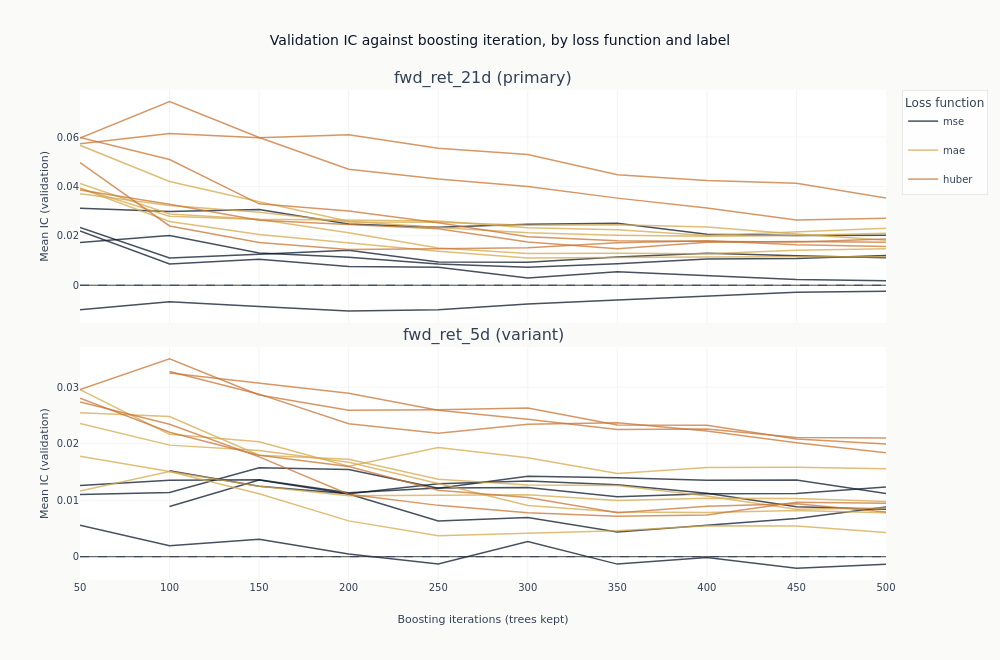

The code cell stored with this chart in its notebook:
### Markdown cell above
### What more trees do

Each line traces one configuration's out-of-sample IC as trees are added to it. This is the
figure the checkpoint dimension exists to produce, and it separates two things a single
end-of-training number cannot.

A line that rises and then falls has an interior optimum: the model was still learning, then
began fitting the training window at the expense of the validation folds. A line that wanders
without trend around zero never had anything to learn in the first place, and its highest point
is wherever the noise happened to peak. The difference matters, because both produce a
respectable-looking maximum.

One panel per label, because a horizon that has something to learn and one that does not would
be averaged into a single indistinct band if they shared axes.

### Code cell
curves = catalog.filter("full_coverage").sort("label", "config_name", "checkpoint_value")
objectives = {"mse": COLORS["blue"], "mae": COLORS["amber"], "huber": COLORS["copper"]}


def objective_of(name: str) -> str:
    """Read the loss function out of a declared configuration name."""
    match = next((key for key in objectives if name.endswith(key)), None)
    if match is None:
        raise ValueError(f"{name!r} does not end in a declared objective: {sorted(objectives)}")
    return match


fig_curves = make_subplots(
    rows=len(panel_labels),
    cols=1,
    shared_xaxes=True,
    vertical_spacing=0.05,
    subplot_titles=[
        f"{label} ({'primary' if label == primary else 'variant'})" for label in panel_labels
    ],
)
for row, label in enumerate(panel_labels, start=1):
    panel = curves.filter(pl.col("label") == label)
    for objective, color in objectives.items():
        members = [
            name
            for name in panel.get_column("config_name").unique(maintain_order=True)
            if objective_of(name) == objective
        ]
        for index, config_name in enumerate(members):
            series = panel.filter(pl.col("config_name") == config_name)
            fig_curves.add_trace(
                go.Scatter(
                    x=series.get_column("checkpoint_value").to_list(),
                    y=series.get_column("ic_mean").to_list(),
                    mode="lines",
                    name=objective,
                    legendgroup=objective,
                    # One legend entry per loss function, not per configuration: the colour is
                    # the claim, and thirty named lines would bury it.
                    showlegend=row == 1 and index == 0,
                    line=dict(color=color, width=1.5),
                    opacity=0.75,
                ),
                row=row,
                col=1,
            )
    fig_curves.add_hline(
        y=0, line_width=1, line_dash="dash", line_color=COLORS["neutral"], row=row, col=1
    )
    fig_curves.update_yaxes(title_text="Mean IC (validation)", row=row, col=1)
fig_curves.update_xaxes(title_text="Boosting iterations (trees kept)", row=len(panel_labels), col=1)
fig_curves.update_layout(
    title="Validation IC against boosting iteration, by loss function and label",
    height=330 * len(panel_labels),
    width=1000,
    margin=dict(t=90),
    legend=dict(title_text="Loss function"),
)
# Where each panel sits and how many of its lines dip below zero are facts about the frame, so
# the alt text reads them rather than asserting them. A description written once and left alone
# would go stale the first time the fits move.
panel_facts = (
    curves.group_by("label")
    .agg(
        lowest=pl.col("ic_mean").min(),
        highest=pl.col("ic_mean").max(),
        total=pl.col("config_name").n_unique(),
        below=pl.col("config_name").filter(pl.col("ic_mean") < 0).n_unique(),
    )
    .to_dicts()
)
panel_facts = {row["label"]: row for row in panel_facts}
panel_text = ". ".join(
    "The {} panel spans {:+.3f} to {:+.3f}, with {} of its {} lines dipping below zero at some "
    "checkpoint".format(
        label,
        panel_facts[label]["lowest"],
        panel_facts[label]["highest"],
        panel_facts[label]["below"],
        panel_facts[label]["total"],
    )
    for label in panel_labels
)
show_plotly_with_alt(
    fig_curves,
    "Line charts of mean validation information coefficient against boosting iteration, one line "
    "per configuration, coloured by loss function: dark navy for squared error, gold for absolute "
    "error, copper for Huber. One panel per label, each with its own vertical scale and a dashed "
    f"zero line. {panel_text}.",
)

### Figure 1 — Plotly figure (JSON) as saved in the notebook; plotly's stock layout.template omitted (floating-point values rounded to 4 significant figures)
{"data": [{"legendgroup": "mse", "line": {"color": "#0a1628", "width": 1.5}, "mode": "lines", "name": "mse", "opacity": 0.75, "showlegend": true, "type": "scatter", "x": [50, 100, 150, 200, 250, 300, 350, 400, 450, 500], "xaxis": "x", "y": [0.02199, 0.008627, 0.01055, 0.00756, 0.007284, 0.002945, 0.005424, 0.003785, 0.002293, 0.001803], "yaxis": "y"}, {"legendgroup": "mse", "line": {"color": "#0a1628", "width": 1.5}, "mode": "lines", "name": "mse", "opacity": 0.75, "showlegend": false, "type": "scatter", "x": [50, 100, 150, 200, 250, 300, 350, 400, 450, 500], "xaxis": "x", "y": [0.02337, 0.01102, 0.01252, 0.01418, 0.009386, 0.009296, 0.01145, 0.01294, 0.01191, 0.01111], "yaxis": "y"}, {"legendgroup": "mse", "line": {"color": "#0a1628", "width": 1.5}, "mode": "lines", "name": "mse", "opacity": 0.75, "showlegend": false, "type": "scatter", "x": [50, 100, 150, 200, 250, 300, 350, 400, 450, 500], "xaxis": "x", "y": [0.01728, 0.02012, 0.01302, 0.01129, 0.008572, 0.007248, 0.008707, 0.0106, 0.01082, 0.01199], "yaxis": "y"}, {"legendgroup": "mse", "line": {"color": "#0a1628", "width": 1.5}, "mode": "lines", "name": "mse", "opacity": 0.75, "showlegend": false, "type": "scatter", "x": [50, 100, 150, 200, 250, 300, 350, 400, 450, 500], "xaxis": "x", "y": [-0.009951, -0.006671, -0.008632, -0.01048, -0.009971, -0.007641, -0.00601, -0.00446, -0.002826, -0.002487], "yaxis": "y"}, {"legendgroup": "mse", "line": {"color": "#0a1628", "width": 1.5}, "mode": "lines", "name": "mse", "opacity": 0.75, "showlegend": false, "type": "scatter", "x": [50, 100, 150, 200, 250, 300, 350, 400, 450, 500], "xaxis": "x", "y": [0.03118, 0.02988, 0.03069, 0.02479, 0.02352, 0.02471, 0.02506, 0.02062, 0.02019, 0.02027], "yaxis": "y"}, {"legendgroup": "mae", "line": {"color": "#D4A84B", "width": 1.5}, "mode": "lines", "name": "mae", "opacity": 0.75, "showlegend": true, "type": "scatter", "x": [50, 100, 150, 200, 250, 300, 350, 400, 450, 500], "xaxis": "x", "y": [0.03707, 0.03233, 0.02959, 0.02563, 0.0255, 0.02425, 0.02447, 0.02353, 0.0207, 0.01819], "yaxis": "y"}, {"legendgroup": "mae", "line": {"color": "#D4A84B", "width": 1.5}, "mode": "lines", "name": "mae", "opacity": 0.75, "showlegend": false, "type": "scatter", "x": [50, 100, 150, 200, 250, 300, 350, 400, 450, 500], "xaxis": "x", "y": [0.04123, 0.02885, 0.02676, 0.02626, 0.02596, 0.0233, 0.02251, 0.02009, 0.02161, 0.02304], "yaxis": "y"}, {"legendgroup": "mae", "line": {"color": "#D4A84B", "width": 1.5}, "mode": "lines", "name": "mae", "opacity": 0.75, "showlegend": false, "type": "scatter", "x": [50, 100, 150, 200, 250, 300, 350, 400, 450, 500], "xaxis": "x", "y": [0.03928, 0.02791, 0.02665, 0.02125, 0.01512, 0.01282, 0.01292, 0.0127, 0.01421, 0.01475], "yaxis": "y"}, {"legendgroup": "mae", "line": {"color": "#D4A84B", "width": 1.5}, "mode": "lines", "name": "mae", "opacity": 0.75, "showlegend": false, "type": "scatter", "x": [50, 100, 150, 200, 250, 300, 350, 400, 450, 500], "xaxis": "x", "y": [0.03931, 0.02579, 0.02058, 0.01705, 0.01379, 0.01098, 0.01134, 0.01148, 0.01152, 0.01152], "yaxis": "y"}, {"legendgroup": "mae", "line": {"color": "#D4A84B", "width": 1.5}, "mode": "lines", "name": "mae", "opacity": 0.75, "showlegend": false, "type": "scatter", "x": [50, 100, 150, 200, 250, 300, 350, 400, 450, 500], "xaxis": "x", "y": [0.05665, 0.042, 0.03384, 0.02595, 0.02343, 0.02129, 0.0202, 0.01984, 0.02011, 0.021], "yaxis": "y"}, {"legendgroup": "huber", "line": {"color": "#C87533", "width": 1.5}, "mode": "lines", "name": "huber", "opacity": 0.75, "showlegend": true, "type": "scatter", "x": [50, 100, 150, 200, 250, 300, 350, 400, 450, 500], "xaxis": "x", "y": [0.04968, 0.02401, 0.01727, 0.01451, 0.01478, 0.01519, 0.01719, 0.01799, 0.01636, 0.01573], "yaxis": "y"}, {"legendgroup": "huber", "line": {"color": "#C87533", "width": 1.5}, "mode": "lines", "name": "huber", "opacity": 0.75, "showlegend": false, "type": "scatter", "x": [50, 100, 150, 200, 250, 300, 350, 400, 450, 500], "xaxis": "x", "y": [0.05961, 0.07434, 0.05984, 0.04696, 0.04301, 0.03994, 0.03527, 0.03123, 0.02645, 0.02715], "yaxis": "y"}, {"legendgroup": "huber", "line": {"color": "#C87533", "width": 1.5}, "mode": "lines", "name": "huber", "opacity": 0.75, "showlegend": false, "type": "scatter", "x": [50, 100, 150, 200, 250, 300, 350, 400, 450, 500], "xaxis": "x", "y": [0.05981, 0.05088, 0.03297, 0.03002, 0.02531, 0.01965, 0.018, 0.01777, 0.01755, 0.01873], "yaxis": "y"}, {"legendgroup": "huber", "line": {"color": "#C87533", "width": 1.5}, "mode": "lines", "name": "huber", "opacity": 0.75, "showlegend": false, "type": "scatter", "x": [50, 100, 150, 200, 250, 300, 350, 400, 450, 500], "xaxis": "x", "y": [0.03853, 0.03282, 0.02633, 0.02469, 0.02283, 0.01746, 0.01479, 0.01739, 0.01768, 0.01738], "yaxis": "y"}, {"legendgroup": "huber", "line": {"color": "#C87533", "width": 1.5}, "mode": "lines", "name": "huber", "opacity": 0.75, "showlegend": false, "type": "scatter", "x": [50, 100, 150, 200, 250, 300, 350, 400, 450, 500], "xaxis": "x", "y": [0.05726, 0.06146, 0.05976, 0.06092, 0.05544, 0.0529, 0.04478, 0.04244, 0.04125, 0.03533], "yaxis": "y"}, {"legendgroup": "mse", "line": {"color": "#0a1628", "width": 1.5}, "mode": "lines", "name": "mse", "opacity": 0.75, "showlegend": false, "type": "scatter", "x": [50, 100, 150, 200, 250, 300, 350, 400, 450, 500], "xaxis": "x2", "y": [0.005558, 0.001933, 0.003104, 0.0004668, -0.001303, 0.002708, -0.00131, -0.0001375, -0.002062, -0.001329], "yaxis": "y2"}, {"legendgroup": "mse", "line": {"color": "#0a1628", "width": 1.5}, "mode": "lines", "name": "mse", "opacity": 0.75, "showlegend": false, "type": "scatter", "x": [100, 150, 200, 250, 300, 350, 400, 450, 500], "xaxis": "x2", "y": [0.01521, 0.01247, 0.01113, 0.0129, 0.01341, 0.01272, 0.01121, 0.008831, 0.008398], "yaxis": "y2"}, {"legendgroup": "mse", "line": {"color": "#0a1628", "width": 1.5}, "mode": "lines", "name": "mse", "opacity": 0.75, "showlegend": false, "type": "scatter", "x": [50, 100, 150, 200, 250, 300, 350, 400, 450, 500], "xaxis": "x2", "y": [0.01099, 0.01138, 0.01572, 0.01545, 0.01211, 0.01423, 0.01395, 0.01353, 0.01356, 0.01117], "yaxis": "y2"}, {"legendgroup": "mse", "line": {"color": "#0a1628", "width": 1.5}, "mode": "lines", "name": "mse", "opacity": 0.75, "showlegend": false, "type": "scatter", "x": [50, 100, 150, 200, 250, 300, 350, 400, 450, 500], "xaxis": "x2", "y": [0.01261, 0.01355, 0.01361, 0.01132, 0.01215, 0.01226, 0.01063, 0.01115, 0.01118, 0.01233], "yaxis": "y2"}, {"legendgroup": "mse", "line": {"color": "#0a1628", "width": 1.5}, "mode": "lines", "name": "mse", "opacity": 0.75, "showlegend": false, "type": "scatter", "x": [100, 150, 200, 250, 300, 350, 400, 450, 500], "xaxis": "x2", "y": [0.008896, 0.01357, 0.01111, 0.006314, 0.006953, 0.004359, 0.005547, 0.00674, 0.00879], "yaxis": "y2"}, {"legendgroup": "mae", "line": {"color": "#D4A84B", "width": 1.5}, "mode": "lines", "name": "mae", "opacity": 0.75, "showlegend": false, "type": "scatter", "x": [50, 100, 150, 200, 250, 300, 350, 400, 450, 500], "xaxis": "x2", "y": [0.01779, 0.01509, 0.01115, 0.006339, 0.003706, 0.004111, 0.004592, 0.005478, 0.005415, 0.004261], "yaxis": "y2"}, {"legendgroup": "mae", "line": {"color": "#D4A84B", "width": 1.5}, "mode": "lines", "name": "mae", "opacity": 0.75, "showlegend": false, "type": "scatter", "x": [50, 100, 150, 200, 250, 300, 350, 400, 450, 500], "xaxis": "x2", "y": [0.02358, 0.01974, 0.01878, 0.01671, 0.01297, 0.009062, 0.00792, 0.007843, 0.008194, 0.007795], "yaxis": "y2"}, {"legendgroup": "mae", "line": {"color": "#D4A84B", "width": 1.5}, "mode": "lines", "name": "mae", "opacity": 0.75, "showlegend": false, "type": "scatter", "x": [50, 100, 150, 200, 250, 300, 350, 400, 450, 500], "xaxis": "x2", "y": [0.02547, 0.02479, 0.01795, 0.01723, 0.01372, 0.0127, 0.01258, 0.01072, 0.008409, 0.008632], "yaxis": "y2"}, {"legendgroup": "mae", "line": {"color": "#D4A84B", "width": 1.5}, "mode": "lines", "name": "mae", "opacity": 0.75, "showlegend": false, "type": "scatter", "x": [50, 100, 150, 200, 250, 300, 350, 400, 450, 500], "xaxis": "x2", "y": [0.0116, 0.01507, 0.01245, 0.01079, 0.01086, 0.01095, 0.009959, 0.01032, 0.0103, 0.009746], "yaxis": "y2"}, {"legendgroup": "mae", "line": {"color": "#D4A84B", "width": 1.5}, "mode": "lines", "name": "mae", "opacity": 0.75, "showlegend": false, "type": "scatter", "x": [50, 100, 150, 200, 250, 300, 350, 400, 450, 500], "xaxis": "x2", "y": [0.02955, 0.02166, 0.02033, 0.016, 0.01933, 0.01751, 0.0147, 0.01577, 0.01582, 0.01555], "yaxis": "y2"}, {"legendgroup": "huber", "line": {"color": "#C87533", "width": 1.5}, "mode": "lines", "name": "huber", "opacity": 0.75, "showlegend": false, "type": "scatter", "x": [50, 100, 150, 200, 250, 300, 350, 400, 450, 500], "xaxis": "x2", "y": [0.02736, 0.02345, 0.01766, 0.01105, 0.009083, 0.007768, 0.007149, 0.007401, 0.009632, 0.009472], "yaxis": "y2"}, {"legendgroup": "huber", "line": {"color": "#C87533", "width": 1.5}, "mode": "lines", "name": "huber", "opacity": 0.75, "showlegend": false, "type": "scatter", "x": [100, 150, 200, 250, 300, 350, 400, 450, 500], "xaxis": "x2", "y": [0.03249, 0.03077, 0.02891, 0.02592, 0.02434, 0.02251, 0.02258, 0.02107, 0.02098], "yaxis": "y2"}, {"legendgroup": "huber", "line": {"color": "#C87533", "width": 1.5}, "mode": "lines", "name": "huber", "opacity": 0.75, "showlegend": false, "type": "scatter", "x": [50, 100, 150, 200, 250, 300, 350, 400, 450, 500], "xaxis": "x2", "y": [0.02957, 0.035, 0.02862, 0.02593, 0.02599, 0.02631, 0.02328, 0.02326, 0.02083, 0.01994], "yaxis": "y2"}, {"legendgroup": "huber", "line": {"color": "#C87533", "width": 1.5}, "mode": "lines", "name": "huber", "opacity": 0.75, "showlegend": false, "type": "scatter", "x": [50, 100, 150, 200, 250, 300, 350, 400, 450, 500], "xaxis": "x2", "y": [0.02804, 0.02202, 0.01796, 0.01596, 0.01177, 0.01048, 0.007771, 0.008938, 0.009375, 0.007917], "yaxis": "y2"}, {"legendgroup": "huber", "line": {"color": "#C87533", "width": 1.5}, "mode": "lines", "name": "huber", "opacity": 0.75, "showlegend": false, "type": "scatter", "x": [100, 150, 200, 250, 300, 350, 400, 450, 500], "xaxis": "x2", "y": [0.03276, 0.02876, 0.02351, 0.02183, 0.02342, 0.02368, 0.02225, 0.02015, 0.01839], "yaxis": "y2"}], "layout": {"annotations": [{"font": {"size": 16}, "showarrow": false, "text": "fwd_ret_21d (primary)", "x": 0.5, "xanchor": "center", "xref": "paper", "y": 1.0, "yanchor": "bottom", "yref": "paper"}, {"font": {"size": 16}, "showarrow": false, "text": "fwd_ret_5d (variant)", "x": 0.5, "xanchor": "center", "xref": "paper", "y": 0.475, "yanchor": "bottom", "yref": "paper"}], "height": 660, "legend": {"title": {"text": "Loss function"}}, "margin": {"t": 90}, "shapes": [{"line": {"color": "#334155", "dash": "dash", "width": 1}, "type": "line", "x0": 0, "x1": 1, "xref": "x domain", "y0": 0, "y1": 0, "yref": "y"}, {"line": {"color": "#334155", "dash": "dash", "width": 1}, "type": "line", "x0": 0, "x1": 1, "xref": "x2 domain", "y0": 0, "y1": 0, "yref": "y2"}], "title": {"text": "Validation IC against boosting iteration, by loss function and label"}, "width": 1000, "xaxis": {"anchor": "y", "domain": [0.0, 1.0], "matches": "x2", "showticklabels": false}, "xaxis2": {"anchor": "y2", "domain": [0.0, 1.0], "title": {"text": "Boosting iterations (trees kept)"}}, "yaxis": {"anchor": "x", "domain": [0.525, 1.0], "title": {"text": "Mean IC (validation)"}}, "yaxis2": {"anchor": "x2", "domain": [0.0, 0.475], "title": {"text": "Mean IC (validation)"}}}}
